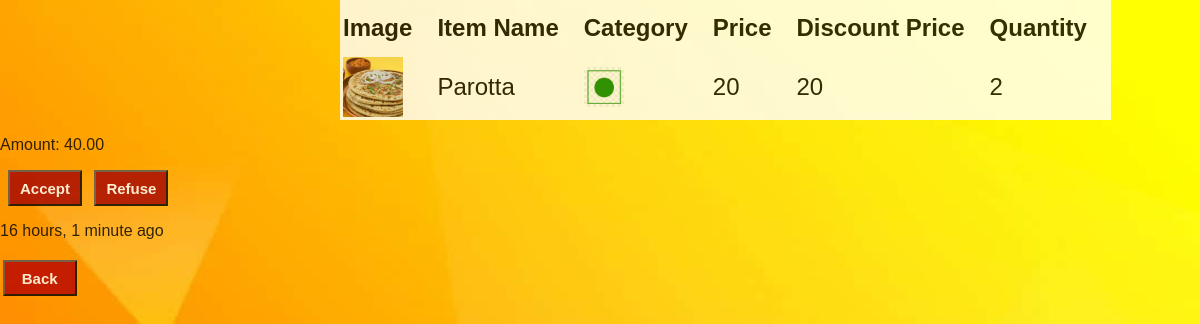
Page /order_view/19/ (signed in) on the earlier database version.
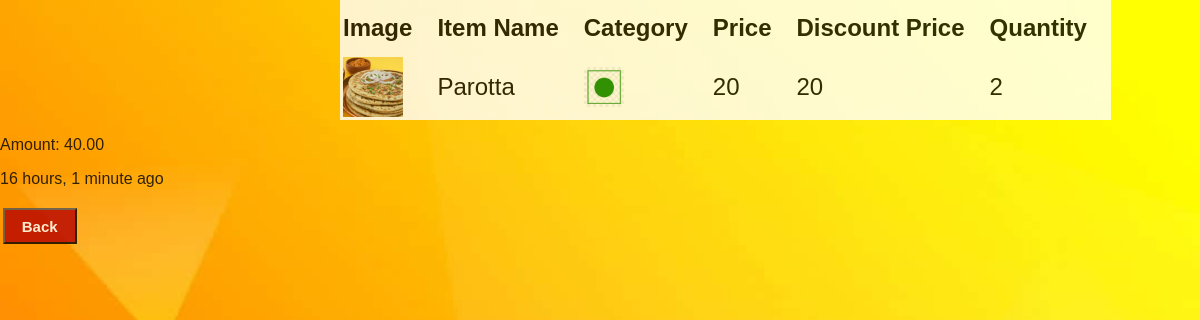
Same page on the later database version.
### base/views.py (the view, shortened to what this page needs)
# urls.py: path('order_view/<str:pk>/', views.viewOrder, name='order-view'),
@login_required(login_url='login')
def viewOrder(request,pk):
    orderitem = OrderItem.objects.all().filter(order_id = pk).select_related('items','order')
    order = Order.objects.get(id=pk)
    return render(request,"base/order_view.html", {'orderitem':orderitem, 'order' : order})

### base/templates/base/order_view.html (shortened to what this page needs)
{%load static%}
{%load mathfilters%}
<head>
    <link rel="stylesheet" href="{%static 'styles/style.css'%}" />
</head>
<body class = 'bg'>
    <div>
        <table class='pending-table' >
            <tr>
                <th> Image </th>
                <th> Item Name </th>
                <th> Category</th>
                <th> Price </th>
                <th> Discount Price </th>
                <th> Quantity </th>
            </tr>
            {% for item in orderitem %}
                <tr>
                    <td> <img class="menu-item-image" src="{{item.items.image.url }}" width="60px" height="60px"/> </td>
                    <td> {{item.items.name}} </td>
                    <td>
                    {%if item.items.category == 'VEG' %}
                        <img src = "{%static 'images/veg.png'%}" width='40px' height='40px'/>
                    {%else%}
                        <img src = "{%static 'images/nonveg.png'%}" width='40px' height='40px'/>
                    {%endif%}
                    </td>
                    <td> {{item.items.price|floatformat:"0"}} </td>
                    <td class='offer'>
                        {%with off=item.items.price|mul:item.items.offer|div:100%}
                            {{item.items.price|sub:off|floatformat:"0"}}
                        {% endwith %}
                    </td>
                    <td > {{item.quantity}}</td>
                </tr>
            {% endfor %}
        </table>
        <p> Amount: {{order.amount}} </p>
        {%if request.user.role == 'CUSTOMER' %}
        <div>
            {%if order.delivered == 4 %}
                Delivered
            {%elif order.delivered == 3 %}
                On the way
            {%elif order.delivered == 2 %}
                Ready for pickup
            {%elif order.delivered == 1 %}
                Preparing
            {%elif order.delivered == 0 %}
                Ordered
            {%else%}
                Refused order
            {%endif%}
        </div>
        {%elif request.user.role == 'OWNER' and order.delivered == 0 %}
        <form method='POST'>
            <input type='submit' name='accept' value='Accept'/>
            <input type='submit' name='refuse' value='Refuse'/>
        </form>
        {%endif%}
        <div>
            {{order.created_on|timesince}} ago
        </div>
        <div>
            <a href = "{% url 'home' %}" >
                <button class = 'login-button'>
                    Back
                </button>
            </a>
    </div>
</body>

Differences in the rows shown:
changed Order: delivered 0 → 1 (drawn)
Other differences:
form field accept: "Accept" → (not shown)
form field refuse: "Refuse" → (not shown)
